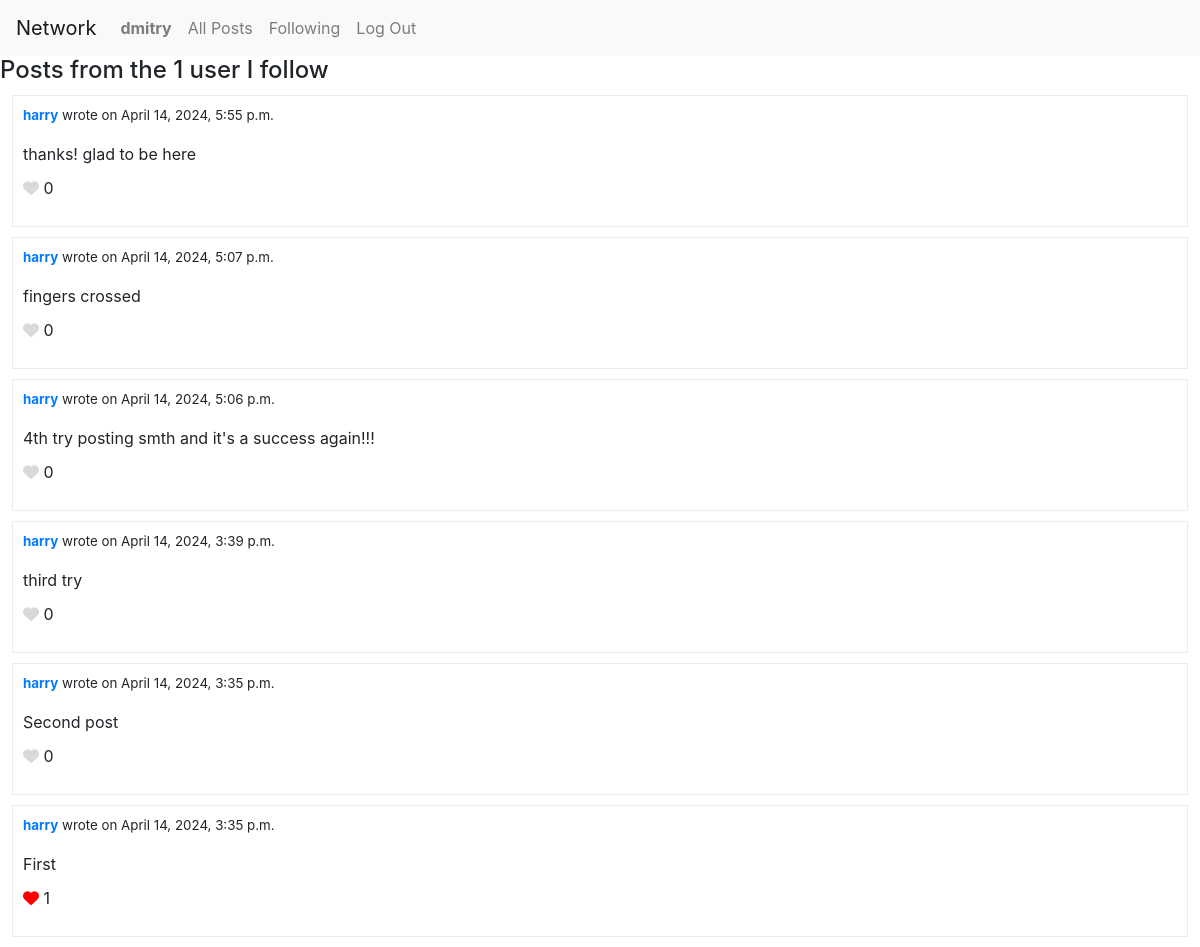
Page /following (signed in) on the committed database.
### network/models.py (models this page shows)
class User(AbstractUser):
    followers = models.ManyToManyField('self', symmetrical=False, related_name='following', blank=True)

class Post(models.Model):
    author = models.ForeignKey(User, on_delete=models.CASCADE, related_name="posts")
    content = models.TextField(blank=False)
    created_at = models.DateTimeField(auto_now_add=True)

### network/views.py (the view)
# urls.py: path("following", views.following, name="following"),
@login_required
def following(request):
    following_count = request.user.following.count()
    following_ids = request.user.following.all().values_list('pk', flat=True)
    posts = Post.objects.filter(author_id__in=following_ids).prefetch_related('author').order_by('-created_at')
    return render(request, "network/following.html", {"posts": posts, "following_count": following_count})

### network/templates/network/following.html
{% extends "network/layout.html" %}
{% block body %}
    {% if user.is_authenticated %}
        {% if posts %}
            <h4>Posts from the {{ following_count }} user{% if following_count > 1%}s{% endif %} I follow</h4>
            {% for post in posts %}
                <div class="post">
                    <p class="post-info"><a href="{% url 'profile' post.author.pk %}"><span class="author">{{ post.author }}</span></a> wrote on {{ post.created_at }}</p>
                    <div class="post-content" id="post-content-{{ post.pk }}">{{ post.content }}</div>
                    <p class="toggle-like" onclick="likeUnlikePost('{{ post.pk }}', this)">
                        {% if post.post_likes.count > 0 %}
                        <i class="fas fa-heart" style="color: red;"></i>
                        {% else %}
                        <i class="fas fa-heart" style="color: #d8d9da;"></i>
                        {% endif %}
                        <span class="like-count">{{ post.post_likes.count }}</span>
                    </p>
                </div>
            {% endfor %}
        {% else %}
            <p>No posts available.</p>
        {% endif %}
    {% endif %}
{% endblock %}

### network/templates/network/layout.html (shortened to what this page needs)
{% load static %}
<!DOCTYPE html>
<html lang="en">
    <head>
        <link rel="stylesheet" href="https://stackpath.bootstrapcdn.com/bootstrap/4.4.1/css/bootstrap.min.css">
        <link rel="stylesheet" href="https://cdnjs.cloudflare.com/ajax/libs/font-awesome/6.0.0-beta3/css/all.min.css">
        <link href="{% static 'network/styles.css' %}" rel="stylesheet">
    </head>
    <body>
        <nav class="navbar navbar-expand-lg navbar-light bg-light">
            <a class="navbar-brand" href="#">Network</a>
            <div>
              <ul class="navbar-nav mr-auto">
                {% if user.is_authenticated %}
                    <li class="nav-item">
                        <a class="nav-link" href="{% url 'profile' user_pk=user.pk %}"><strong>{{ user.username }}</strong></a>
                    </li>
                {% endif %}
                <li class="nav-item">
                  <a class="nav-link" href="{% url 'index' %}">All Posts</a>
                </li>
                {% if user.is_authenticated %}
                    <li class="nav-item">
                        <a class="nav-link" href="{% url 'following' %}">Following</a>
                    </li>
                    <li class="nav-item">
                        <a class="nav-link" href="{% url 'logout' %}">Log Out</a>
                    </li>
                {% endif %}
              </ul>
            </div>
          </nav>
        <div class="body">
            {% block body %}
            {% endblock %}
        </div>
    </body>
</html>

### network/static/network/styles.css (style rules this page uses)
#write-post, .post { width: 98vw; border: 1px solid #ededed; margin: 10px auto; padding: 10px; }
.post { list-style: none; }
.post-info { font-size: smaller; }
.author { font-weight: bold; }
.post-content { margin-bottom: 10px; }
.toggle-like { cursor: pointer; }
.fa-heart { color: #d8d9da; }

### rows in the picture
User: username "dmitry"
Post: author "harry", created_at "April 14, 2024, 5:55 p.m.", content "thanks! glad to be here", post_likes.count "0"
Post: author "harry", created_at "April 14, 2024, 5:07 p.m.", content "fingers crossed", post_likes.count "0"
Post: author "harry", created_at "April 14, 2024, 5:06 p.m.", content "4th try posting smth and it's a success again!!!", post_likes.count "0"
Post: author "harry", created_at "April 14, 2024, 3:39 p.m.", content "third try", post_likes.count "0"
Post: author "harry", created_at "April 14, 2024, 3:35 p.m.", content "Second post", post_likes.count "0"
Post: author "harry", created_at "April 14, 2024, 3:35 p.m.", content "First", post_likes.count "1"

### other values in the picture
{{ following_count }} "1"
